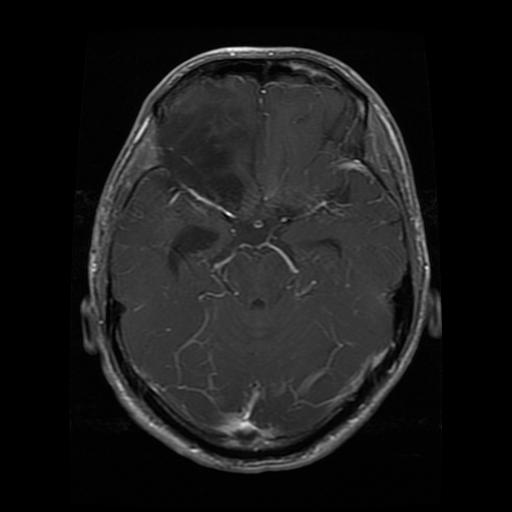
#> input picture archive (1)/Testing/glioma/Te-gl_100.jpg, 512 x 512 px
$ python -i tumor_highlight.py   (imports and definitions only)
#> lines starting #> are read from the running program, lines starting #| are printed output that depends on the picture; after the words box and inside, x2 and y2 are one past the last pixel; in counts of white or black regions, pixels touching at a corner belong together
"""Output 2 and 3: tumor highlight and segmentation mask.

This is a heuristic region finder, NOT a trained segmentation model. It looks
for a large, bright, contrast-enhancing mass and traces its outer boundary
from the image itself (no fixed shape, circle or coordinates).

How it works
1. Seed: find the bright blob that stands out most from its surroundings
   (ranked by area x local contrast), so small bright structures such as the
   ventricles or choroid plexus lose to a large enhancing mass.
2. Boundary: grow that seed outward with GrabCut, which follows the intensity
   edges of the mass, including irregular extensions and dimmer lobes.
3. Guard rails: if the traced region looks implausible (shrinks, or balloons
   into normal brain), fall back to the plain seed.

Limits: it works for bright / enhancing tumors. Dark, cystic or low-contrast
tumors, or slices with lots of bright bone, can be missed or mislocated.
"""
import cv2
import numpy as np

_K3 = np.ones((3, 3), np.uint8)
_K5 = np.ones((5, 5), np.uint8)


def _head_mask(g):
    """Filled mask of the head (everything brighter than the black background)."""
    head = (g > 25).astype(np.uint8) * 255
    head = cv2.morphologyEx(head, cv2.MORPH_CLOSE, np.ones((9, 9), np.uint8), iterations=2)
    n, lab, st, _ = cv2.connectedComponentsWithStats(head)
    if n < 2:
        return None
    head = (lab == 1 + np.argmax(st[1:, cv2.CC_STAT_AREA])).astype(np.uint8) * 255
    cnts, _ = cv2.findContours(head, cv2.RETR_EXTERNAL, cv2.CHAIN_APPROX_SIMPLE)
    filled = np.zeros_like(head)
    cv2.drawContours(filled, cnts, -1, 255, -1)
    return filled


def _fill_holes(mask):
    cnts, _ = cv2.findContours(mask, cv2.RETR_EXTERNAL, cv2.CHAIN_APPROX_SIMPLE)
    out = np.zeros_like(mask)
    cv2.drawContours(out, cnts, -1, 255, -1)
    return out


def _largest_overlapping(mask, seed):
    """Keep the connected component of `mask` that overlaps `seed` the most."""
    n, lab, _, _ = cv2.connectedComponentsWithStats(mask)
    if n < 2:
        return None
    best = max(range(1, n), key=lambda i: int(((lab == i) & (seed > 0)).sum()))
    if ((lab == best) & (seed > 0)).sum() == 0:
        return None
    return (lab == best).astype(np.uint8) * 255


def _smooth(mask):
    """Remove pixel-level jaggies but keep real irregular extensions."""
    m = cv2.GaussianBlur(mask, (5, 5), 0)
    m = (m > 127).astype(np.uint8) * 255
    return _fill_holes(m)


def _find_seed(g, seed_zone, local_contrast, pct=90):
    """Bright blob that stands out most from its surroundings."""
    h, w = g.shape
    t = np.percentile(g[seed_zone > 0], pct)
    b = ((g > t) & (seed_zone > 0)).astype(np.uint8) * 255
    b = cv2.morphologyEx(b, cv2.MORPH_OPEN, _K5)
    b = cv2.morphologyEx(b, cv2.MORPH_CLOSE, np.ones((11, 11), np.uint8), iterations=2)
    n, lab, st, _ = cv2.connectedComponentsWithStats(b)
    best, best_score = None, 0.0
    for i in range(1, n):
        area = int(st[i, cv2.CC_STAT_AREA])
        if not (0.003 * h * w < area < 0.20 * h * w):
            continue
        contrast = float(local_contrast[lab == i].mean())
        score = area * max(contrast, 0.0)
        if score > best_score:
            best, best_score = i, score
    if best is None:
        return None
    return _fill_holes((lab == best).astype(np.uint8) * 255)


def _trace_boundary(g, local_contrast, seed, loose_zone):
    """Grow the seed to the mass's real outer boundary with GrabCut."""
    h, w = g.shape
    ys, xs = np.where(seed > 0)
    pad = int(0.35 * max(xs.max() - xs.min(), ys.max() - ys.min())) + 4
    x0, x1 = max(0, xs.min() - pad), min(w, xs.max() + pad + 1)
    y0, y1 = max(0, ys.min() - pad), min(h, ys.max() + pad + 1)

    grow = int(0.03 * h)
    seed_c = seed[y0:y1, x0:x1]
    zone_c = loose_zone[y0:y1, x0:x1]
    near = cv2.dilate(seed_c, _K5, iterations=max(1, grow // 2))

    gc = np.full(seed_c.shape, cv2.GC_BGD, np.uint8)
    gc[zone_c > 0] = cv2.GC_PR_BGD
    gc[(near > 0) & (zone_c > 0)] = cv2.GC_PR_FGD
    gc[cv2.erode(seed_c, _K5, iterations=3) > 0] = cv2.GC_FGD

    feat = cv2.merge([
        g[y0:y1, x0:x1],
        cv2.GaussianBlur(g, (0, 0), 3)[y0:y1, x0:x1],
        np.clip(local_contrast[y0:y1, x0:x1] + 128, 0, 255).astype(np.uint8),
    ])
    bgm = np.zeros((1, 65), np.float64)
    fgm = np.zeros((1, 65), np.float64)
    cv2.grabCut(feat, gc, None, bgm, fgm, 6, cv2.GC_INIT_WITH_MASK)

    out_c = ((gc == cv2.GC_FGD) | (gc == cv2.GC_PR_FGD)).astype(np.uint8) * 255
    out = np.zeros_like(seed)
    out[y0:y1, x0:x1] = out_c
    return out


def _find_tumor_mask(gray):
    """Return (filled_mask, contours) for the detected mass, or (None, [])."""
    g = cv2.GaussianBlur(gray, (5, 5), 0)
    h, w = g.shape

    filled = _head_mask(g)
    if filled is None:
        return None, []
    seed_zone = cv2.erode(filled, _K5, iterations=max(1, int(0.035 * h)))
    loose_zone = cv2.erode(filled, _K5, iterations=max(1, int(0.012 * h)))
    if (seed_zone > 0).sum() < 100:
        return None, []

    background = cv2.GaussianBlur(g, (0, 0), 25).astype(np.float32)
    local_contrast = g.astype(np.float32) - background

    seed = _find_seed(g, seed_zone, local_contrast)
    if seed is None:
        return None, []
    seed_area = float((seed > 0).sum())

    solid = None
    try:
        traced = _trace_boundary(g, local_contrast, seed, loose_zone)
        traced = cv2.morphologyEx(traced, cv2.MORPH_OPEN, _K3)
        traced = _largest_overlapping(traced, seed)
        if traced is not None:
            traced = _smooth(traced)
            area = float((traced > 0).sum())
            if 0.8 * seed_area <= area <= 3.0 * seed_area:
                solid = traced
    except cv2.error:
        solid = None

    if solid is None:
        solid = _smooth(seed)

    contours, _ = cv2.findContours(solid, cv2.RETR_EXTERNAL, cv2.CHAIN_APPROX_NONE)
    if not contours:
        return None, []
    return solid, contours


# Kept so any older import of the previous name still works.
_find_bright_mass = _find_tumor_mask


# [19 lines left out: functions make_highlight, make_segmentation, not called in this run]

>>> import cv2
>>> picture = cv2.imread('archive (1)/Testing/glioma/Te-gl_100.jpg', cv2.IMREAD_GRAYSCALE)
#> picture is the input picture: shape (512, 512); min 0, max 254, mean 26
>>> result = _find_tumor_mask(picture)
#> in _head_mask, `head = (g > 25).astype(np.uint8) * 255`:
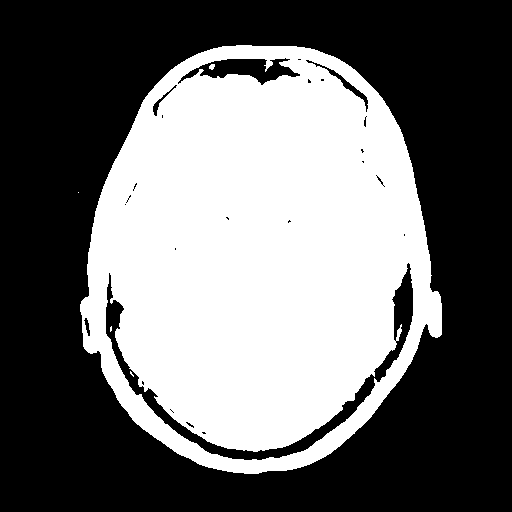
#> head: shape (512, 512); 42.4% white; 5 white regions (3 under 20 px), largest, box (x1, y1, x2, y2) and area: (80, 45, 442, 474) 111016, (209, 64, 215, 70) 27
#> in _head_mask, `n, lab, st, _ = cv2.connectedComponentsWithStats(head)`:
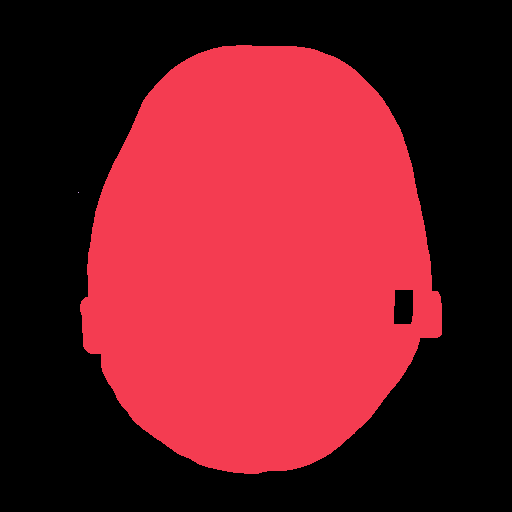
#> lab: shape (512, 512) int32; 3 distinct labels, from 0 to 2; one colour per label, 0 black
#> in _head_mask, `n, lab, st, _ = cv2.connectedComponentsWithStats(head)`: n = 3; st = [[0, 0, 512, 512, 144338], [80, 45, 362, 429, 117805], [78, 192, 1, 1, 1]]
#> in _head_mask, `cnts, _ = cv2.findContours(head, cv2.RETR_EXTERNAL, cv2.CHAIN_APPROX_S..`: cnts = 1 contour; box (x1, y1, x2, y2) and area: (80, 45, 442, 474) 117846
#> in _find_tumor_mask, `background = cv2.GaussianBlur(g, (0, 0), 25).astype(np.float32)`:
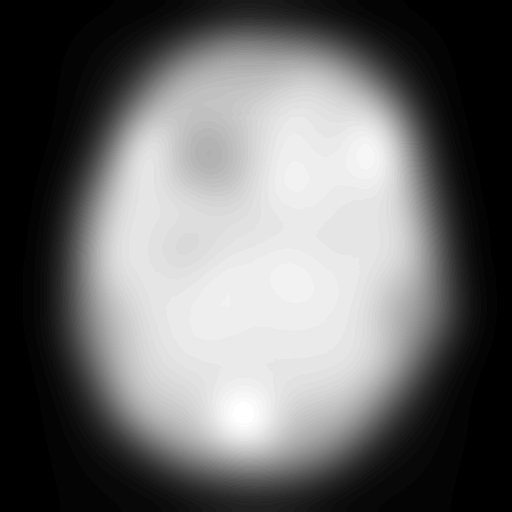
#> background: shape (512, 512) float32; min 0, max 61, mean 26; drawn with min black and max white
#> in _find_tumor_mask, `local_contrast = g.astype(np.float32) - background`:
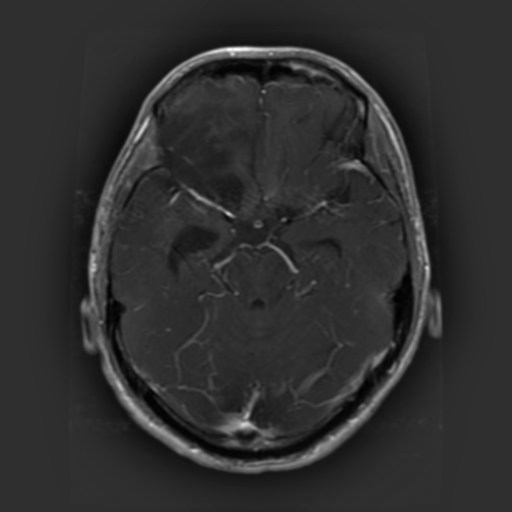
#> local_contrast: shape (512, 512) float32; min -43, max 188, mean 0; drawn with min black and max white
#> in _find_seed, `t = np.percentile(g[seed_zone > 0], pct)`: t = 63
#> in _find_seed, `n, lab, st, _ = cv2.connectedComponentsWithStats(b)`: n = 14; st = 14 rows, first 6: [0, 0, 512, 512, 259006], [331, 157, 36, 16, 342], [264, 173, 17, 28, 338], [170, 192, 45, 22, 439], [308, 195, 19, 18, 192], [165, 218, 5, 5, 25]
#> the loop in _find_seed, `for i in range(1, n):` made 13 passes
#> (area, contrast, score, best, best_score) on pass 13: (961, 41.62, 39996, 13, 39996)
#> after the loop in _find_seed, `for i in range(1, n):`: best = 13; best_score = 39996
#> in _fill_holes, `cnts, _ = cv2.findContours(mask, cv2.RETR_EXTERNAL, cv2.CHAIN_APPROX_S..`: cnts = 1 contour; box (x1, y1, x2, y2) and area: (221, 388, 267, 434) 879
#> in _find_tumor_mask, `seed_area = float((seed > 0).sum())`: seed_area = 961
#> in _trace_boundary, `ys, xs = np.where(seed > 0)`: ys = 961 values from 388 to 433; xs = 961 values, max 266 at index 862, min 221 at index 493, mean 244.8
#> in _trace_boundary, `pad = int(0.35 * max(xs.max() - xs.min(), ys.max() - ys.min())) + 4`: pad = 19
#> in _trace_boundary, `x0, x1 = max(0, xs.min() - pad), min(w, xs.max() + pad + 1)`: x0 = 202; x1 = 286
#> in _trace_boundary, `y0, y1 = max(0, ys.min() - pad), min(h, ys.max() + pad + 1)`: y0 = 369; y1 = 453
#> in _trace_boundary, `zone_c = loose_zone[y0:y1, x0:x1]`:
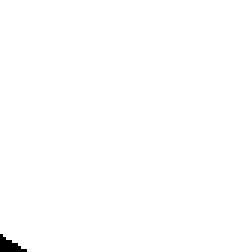
#> zone_c: shape (84, 84) (shown 3 times larger); 99.6% white; 1 black region, box (x1, y1, x2, y2) and area: (0, 78, 9, 84) 29
#> in _trace_boundary, `feat = cv2.merge([ g[y0:y1, x0:x1], cv2.GaussianBlur(g, (0, 0), 3)[y0:..`:
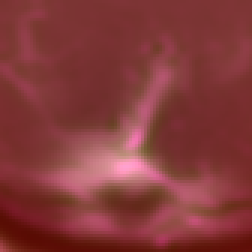
#> feat: shape (84, 84, 3) (shown 3 times larger); mean of channels 0, 1, 2 57.9, 57.9, 131.4; drawn as B, G, R
#> in _find_tumor_mask, `traced = _trace_boundary(g, local_contrast, seed, loose_zone)`:
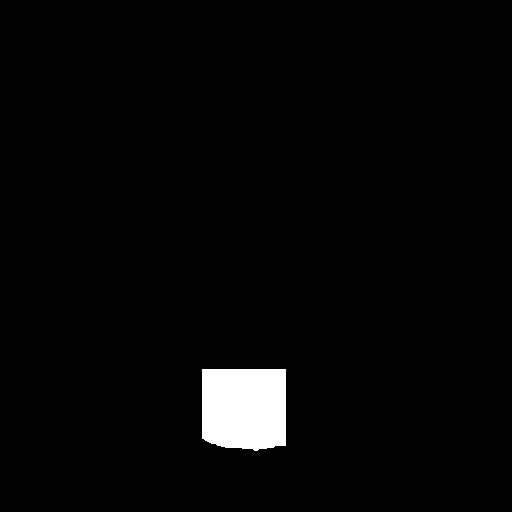
#> traced: shape (512, 512); 2.5% white; 1 white region, box (x1, y1, x2, y2) and area: (202, 369, 286, 451) 6551
#> in _largest_overlapping, `n, lab, _, _ = cv2.connectedComponentsWithStats(mask)`: n = 2
#> in _largest_overlapping, `best = max(range(1, n), key=lambda i: int(((lab == i) & (seed > 0)).su..`: best = 1
#> in _fill_holes (call 2), `cnts, _ = cv2.findContours(mask, cv2.RETR_EXTERNAL, cv2.CHAIN_APPROX_S..`: cnts = 1 contour; box (x1, y1, x2, y2) and area: (202, 369, 286, 451) 6392
#> in _find_tumor_mask, `area = float((traced > 0).sum())`: area = 6547
#> in _fill_holes (call 3), `cnts, _ = cv2.findContours(mask, cv2.RETR_EXTERNAL, cv2.CHAIN_APPROX_S..`: cnts = 1 contour; box (x1, y1, x2, y2) and area: (221, 388, 267, 434) 878
#> in _find_tumor_mask, `contours, _ = cv2.findContours(solid, cv2.RETR_EXTERNAL, cv2.CHAIN_APP..`: contours has the same summary as cnts in _fill_holes

$ run again, on archive (1)/Testing/glioma/Te-gl_101.jpg
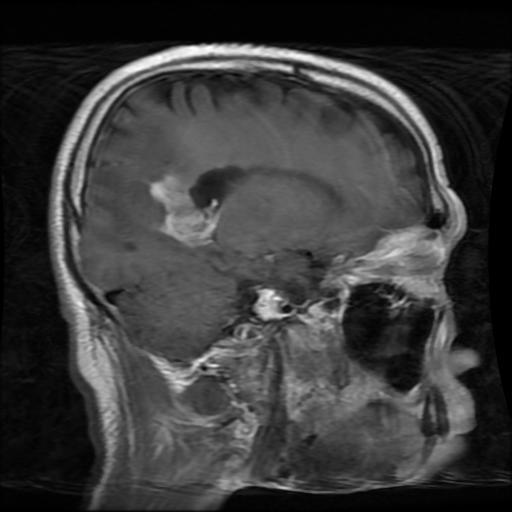
#> input picture archive (1)/Testing/glioma/Te-gl_101.jpg, 512 x 512 px
#> picture is the input picture: shape (512, 512); min 0, max 255, mean 58.6
#> in _head_mask, `n, lab, st, _ = cv2.connectedComponentsWithStats(head)`: n = 12; st = [[0, 0, 512, 512, 88477], [47, 42, 465, 470, 172986], [488, 54, 24, 25, 475], [24, 56, 11, 3, 22], [452, 58, 26, 10, 80], [477, 153, 1, 1, 1], [479, 297, 1, 1, 1], [483, 324, 6, 6, 23], [486, 374, 12, 7, 53], [504, 433, 8, 2, 16], [43, 478, 5, 1, 5], [36, 486, 5, 1, 5]]
#> in _head_mask, `head = (lab == 1 + np.argmax(st[1:, cv2.CC_STAT_AREA])).astype(np.uint..`:
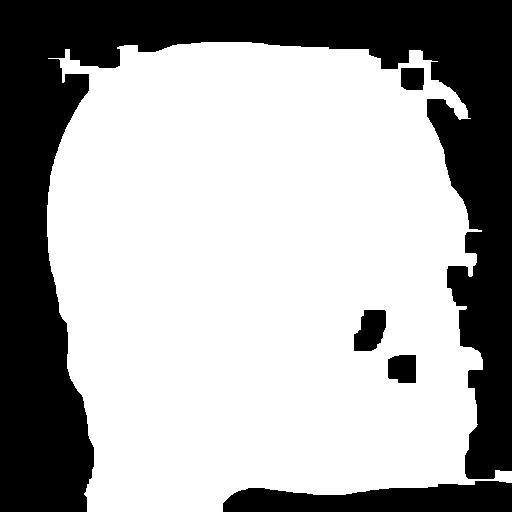
#> head: shape (512, 512); 66% white; 5 black regions
#> in _head_mask, `cnts, _ = cv2.findContours(head, cv2.RETR_EXTERNAL, cv2.CHAIN_APPROX_S..`: cnts = 1 contour; box (x1, y1, x2, y2) and area: (47, 42, 512, 512) 174141
#> filled: shape (512, 512); 66.8% white; 2 black regions, box (x1, y1, x2, y2) and area: (0, 0, 512, 512) 80318, (223, 481, 512, 512) 6619
#> seed_zone: shape (512, 512); 44.4% white; 1 white region, box (x1, y1, x2, y2) and area: (83, 77, 434, 512) 116370
#> loose_zone: shape (512, 512); 58% white; 1 black region, box (x1, y1, x2, y2) and area: (0, 0, 512, 512) 110082
#> t = 112
#> in _find_seed, `n, lab, st, _ = cv2.connectedComponentsWithStats(b)`: n = 11; st = [[0, 0, 512, 512, 249696], [384, 103, 9, 8, 62], [151, 175, 68, 70, 2406], [255, 227, 166, 121, 5148], [153, 325, 105, 68, 2098], [105, 341, 8, 11, 55], [285, 372, 92, 47, 1718], [404, 389, 18, 25, 258], [234, 413, 24, 29, 472], [192, 416, 18, 11, 148], [161, 427, 9, 13, 83]]
#> the loop in _find_seed, `for i in range(1, n):` made 10 passes
#> (area, contrast, score, best, best_score) on passes 2 to 3: (2406, 34.96, 84119, 2, 84119), (5148, 40.82, 210136, 3, 210136)
#> after the loop in _find_seed, `for i in range(1, n):`: best = 3; best_score = 210136
#> in _fill_holes, `cnts, _ = cv2.findContours(mask, cv2.RETR_EXTERNAL, cv2.CHAIN_APPROX_S..`: cnts = 1 contour; box (x1, y1, x2, y2) and area: (255, 227, 421, 348) 4865
#> mask: shape (512, 512); 2% white; 1 white region, box (x1, y1, x2, y2) and area: (255, 227, 421, 348) 5148
#> seed_area = 5148
#> ys = 5148 values from 227 to 347; xs = 5148 values, max 420 at index 8, min 255 at index 3143, mean 344.5
#> pad = 61
#> x0 = 194; x1 = 482
#> y0 = 166; y1 = 409
#> seed_c: shape (243, 288); 7.4% white; 1 white region, box (x1, y1, x2, y2) and area: (61, 61, 227, 182) 5148
#> zone_c: shape (243, 288); 87.5% white; 1 black region, box (x1, y1, x2, y2) and area: (239, 0, 288, 243) 8759
#> near: shape (243, 288); 21.4% white; 1 white region, box (x1, y1, x2, y2) and area: (47, 47, 241, 196) 15008
#> in _largest_overlapping, `n, lab, _, _ = cv2.connectedComponentsWithStats(mask)`: n = 3
#> in _largest_overlapping, `best = max(range(1, n), key=lambda i: int(((lab == i) & (seed > 0)).su..`: best = 1
#> in _largest_overlapping, `return (lab == best).astype(np.uint8) * 255`:
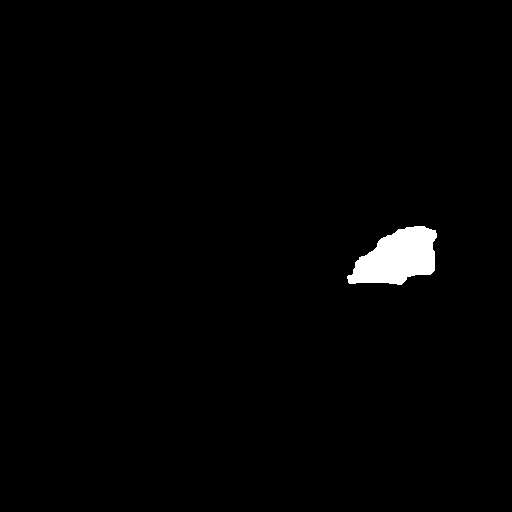
#> returned value: shape (512, 512); 1.3% white; 1 white region, box (x1, y1, x2, y2) and area: (347, 226, 437, 285) 3534
#> in _fill_holes (call 2), `cnts, _ = cv2.findContours(mask, cv2.RETR_EXTERNAL, cv2.CHAIN_APPROX_S..`: cnts = 1 contour; box (x1, y1, x2, y2) and area: (347, 226, 437, 285) 3416
#> in _find_tumor_mask, `area = float((traced > 0).sum())`: area = 3534
#> in _fill_holes (call 3), `cnts, _ = cv2.findContours(mask, cv2.RETR_EXTERNAL, cv2.CHAIN_APPROX_S..`: cnts = 1 contour; box (x1, y1, x2, y2) and area: (255, 227, 421, 348) 4880
#> contours has the same summary as cnts in _fill_holes

$ run again, on archive (1)/Testing/glioma/Te-gl_105.jpg
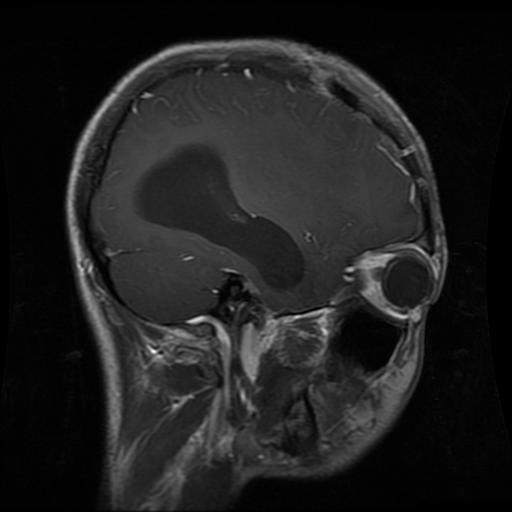
#> input picture archive (1)/Testing/glioma/Te-gl_105.jpg, 512 x 512 px
#> picture is the input picture: shape (512, 512); min 0, max 252, mean 31.3
#> in _head_mask, `head = cv2.morphologyEx(head, cv2.MORPH_CLOSE, np.ones((9, 9), np.uint..`:
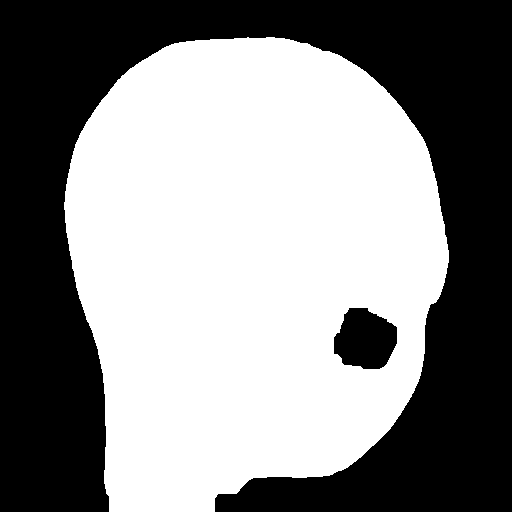
#> head: shape (512, 512); 53.7% white; 2 black regions, box (x1, y1, x2, y2) and area: (0, 0, 512, 512) 118401, (334, 308, 397, 369) 2933
#> in _head_mask, `n, lab, st, _ = cv2.connectedComponentsWithStats(head)`: n = 2; st = [[0, 0, 512, 512, 121334], [64, 37, 385, 475, 140810]]
#> in _head_mask, `cnts, _ = cv2.findContours(head, cv2.RETR_EXTERNAL, cv2.CHAIN_APPROX_S..`: cnts = 1 contour; box (x1, y1, x2, y2) and area: (64, 37, 449, 512) 143072
#> filled: shape (512, 512); 54.8% white; 1 black region, box (x1, y1, x2, y2) and area: (0, 0, 512, 512) 118401
#> seed_zone: shape (512, 512); 34.9% white; 1 white region, box (x1, y1, x2, y2) and area: (102, 73, 409, 512) 91472
#> loose_zone: shape (512, 512); 47.6% white; 1 white region, box (x1, y1, x2, y2) and area: (77, 50, 435, 512) 124650
#> t = 73
#> in _find_seed, `n, lab, st, _ = cv2.connectedComponentsWithStats(b)`: n = 6; st = [[0, 0, 512, 512, 251272], [239, 199, 5, 5, 25], [347, 244, 60, 70, 1494], [140, 308, 194, 152, 8953], [171, 396, 16, 16, 153], [165, 465, 16, 20, 247]]
#> the loop in _find_seed, `for i in range(1, n):` made 5 passes
#> (area, contrast, score, best, best_score) on passes 2 to 3: (1494, 49.52, 73989, 2, 73989), (8953, 24.31, 217628, 3, 217628)
#> after the loop in _find_seed, `for i in range(1, n):`: best = 3; best_score = 217628
#> in _fill_holes, `cnts, _ = cv2.findContours(mask, cv2.RETR_EXTERNAL, cv2.CHAIN_APPROX_S..`: cnts = 1 contour; box (x1, y1, x2, y2) and area: (140, 308, 334, 460) 8519
#> mask: shape (512, 512); 3.4% white; 1 white region, box (x1, y1, x2, y2) and area: (140, 308, 334, 460) 8953
#> seed_area = 8953
#> ys = 8953 values from 308 to 459; xs = 8953 values, max 333 at index 11, min 140 at index 6956, mean 231.1
#> pad = 71
#> x0 = 69; x1 = 405
#> y0 = 237; y1 = 512
#> seed_c: shape (275, 336); 9.7% white; 1 white region, box (x1, y1, x2, y2) and area: (71, 71, 265, 223) 8953
#> zone_c: shape (275, 336); 75.2% white; 2 black regions, box (x1, y1, x2, y2) and area: (134, 137, 336, 275) 12072, (0, 0, 52, 275) 10847
#> near: shape (275, 336); 25.4% white; 1 white region, box (x1, y1, x2, y2) and area: (57, 57, 279, 237) 23464
#> in _largest_overlapping, `n, lab, _, _ = cv2.connectedComponentsWithStats(mask)`: n = 5
#> in _largest_overlapping, `best = max(range(1, n), key=lambda i: int(((lab == i) & (seed > 0)).su..`: best = 4
#> in _largest_overlapping, `return (lab == best).astype(np.uint8) * 255`:
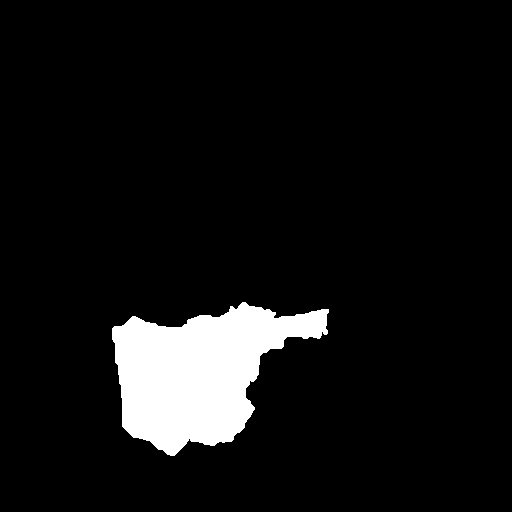
#> returned value: shape (512, 512); 7.2% white; 1 white region, box (x1, y1, x2, y2) and area: (112, 302, 329, 456) 18953
#> in _fill_holes (call 2), `cnts, _ = cv2.findContours(mask, cv2.RETR_EXTERNAL, cv2.CHAIN_APPROX_S..`: cnts = 1 contour; box (x1, y1, x2, y2) and area: (112, 302, 329, 456) 18644
#> in _find_tumor_mask, `area = float((traced > 0).sum())`: area = 18957
#> contours has the same summary as cnts in _fill_holes
